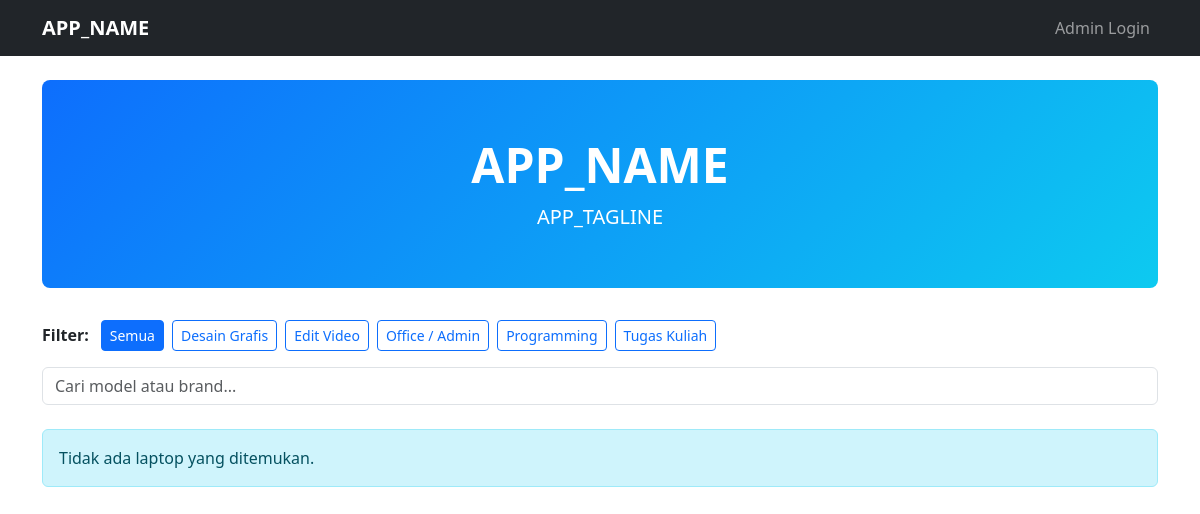
The page / on the database its author committed.
### tables this page shows
CREATE TABLE use_cases (
    id           INT PRIMARY KEY AUTO_INCREMENT,
    name         VARCHAR(50) NOT NULL,
    min_ram_gb   TINYINT NOT NULL,
    min_cpu_tier TINYINT NOT NULL,
    min_storage  SMALLINT NOT NULL
);

### includes/functions.php (called while the page is built, shortened)
<?php
function h(string $str): string
{
    return htmlspecialchars($str, ENT_QUOTES, 'UTF-8');
}
function get_use_cases(mysqli $conn): array
{
    $result = $conn->query("SELECT id, name, min_ram_gb, min_cpu_tier, min_storage FROM use_cases ORDER BY name");
    return $result->fetch_all(MYSQLI_ASSOC);
}

### index.php (the view, shortened to what this page needs)
<?php
require_once 'includes/db.php';
require_once 'includes/functions.php';
$use_case_id = (int)($_GET['use_case_id'] ?? 0);
$use_cases   = get_use_cases($conn);
$laptops     = get_laptops($conn, $use_case_id);
require_once 'includes/header_public.php';
?>
<section class="hero-section text-center">
    <h1 class="display-5 fw-bold"><?= h(APP_NAME) ?></h1>
    <p class="lead mb-0"><?= h(APP_TAGLINE) ?></p>
</section>
<div class="mb-3">
    <div class="d-flex flex-wrap gap-2 align-items-center">
        <strong class="me-1">Filter:</strong>
        <a href="index.php" class="btn btn-sm <?= $use_case_id === 0 ? 'btn-primary' : 'btn-outline-primary' ?>">
            Semua
        </a>
        <?php foreach ($use_cases as $uc): ?>
        <a href="index.php?use_case_id=<?= (int)$uc['id'] ?>"
           class="btn btn-sm <?= $use_case_id === (int)$uc['id'] ? 'btn-primary' : 'btn-outline-primary' ?>">
            <?= h($uc['name']) ?>
        </a>
        <?php endforeach; ?>
    </div>
</div>
<div class="mb-4">
    <input type="text" id="searchInput" class="form-control" placeholder="Cari model atau brand...">
</div>
<?php if (empty($laptops)): ?>
<div class="alert alert-info">Tidak ada laptop yang ditemukan.</div>
<?php endif; ?>
<?php require_once 'includes/footer.php'; ?>

### assets/css/style.css (style rules this page uses)
.hero-section { background: linear-gradient(135deg, #0d6efd 0%, #0dcaf0 100%); color: #fff; padding: 3.5rem 1rem; border-radius: .5rem; margin-bottom: 2rem; }

### rows shown on the page
use_cases: name "Desain Grafis"
use_cases: name "Edit Video"
use_cases: name "Office / Admin"
use_cases: name "Programming"
use_cases: name "Tugas Kuliah"

### other values the page prints
APP_NAME "APP_NAME"
APP_TAGLINE "APP_TAGLINE"
